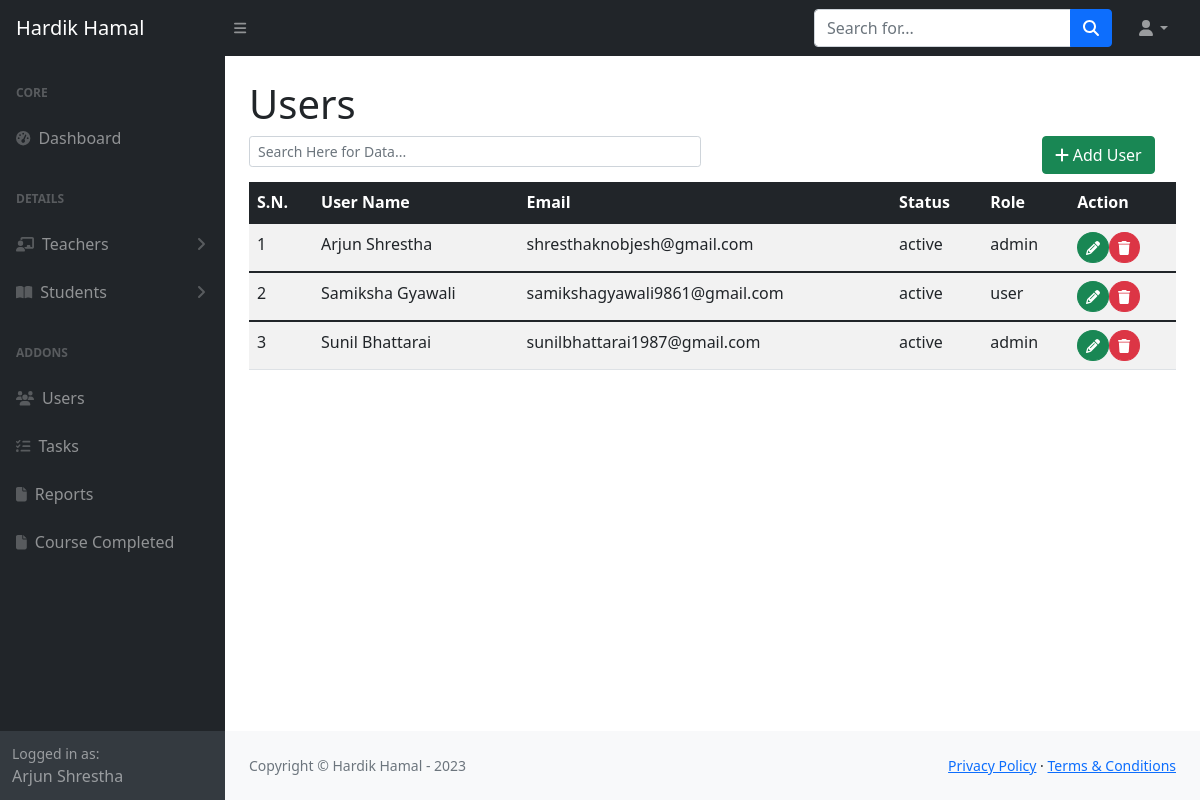
/admin/users.php (signed in), run on the app's committed database.
### tables this page shows
CREATE TABLE `users` (
  `id` int(11) NOT NULL,
  `fname` varchar(100) NOT NULL,
  `email` varchar(100) NOT NULL,
  `password` varchar(100) NOT NULL,
  `status` enum('active','inactive') DEFAULT 'inactive',
  `role` enum('admin','user') DEFAULT 'user',
  `created_at` datetime DEFAULT current_timestamp(),
  `updated_at` datetime DEFAULT NULL ON UPDATE current_timestamp()
);

### admin/users.php (the view, shortened to what this page needs)
<?php
    require_once 'inc/header.php';
    require_once 'inc/topbar.php';
    require_once 'inc/sidebar.php';
?>
            <div id="layoutSidenav_content">
                <main>
                    <div class="container-fluid px-4">
                        <h1 class="mt-4">Users</h1>
                        <div class="row">
                        <div class="col-md-6 me-auto"><input type="text" id="myInput" class="form-control form-control-sm" placeholder="Search Here for Data..."></div>
                            <div class="col-md-2 ms-auto"><a href="adduser.php" class="btn btn-success mb-2"><i class="fa fa-plus"></i> Add User</a></div>
                        </div>
                        <table class="table table-striped">
                            <thead>
                                <tr class="table-dark">
                                    <th>S.N.</th>
                                    <th>User Name</th>
                                    <th>Email</th>
                                    <th>Status</th>
                                    <th>Role</th>
                                    <th>Action</th>
                                </tr>
                            </thead>
                            <?php
                                $sql = "SELECT * FROM users";
                                $result = mysqli_query($conn,$sql);
                                $i = 1;
                                if(mysqli_num_rows($result) >= 1){
                                    while($rows = mysqli_fetch_assoc($result)){
                                        ?>
                                            <tbody id="myTable">
                                                <tr>
                                                    <td><?php echo $i ?></td>
                                                    <td><?php echo $rows['fname'] ?></td>
                                                    <td><?php echo $rows['email'] ?></td>
                                                    <td><?php echo $rows['status'] ?></td>
                                                    <td><?php echo $rows['role'] ?></td>
                                                    <td><a href="userupdate.php?id=<?php echo $rows['id'] ?>" class="btn btn-success btn-sm rounded-circle"><i class="fa fa-pencil"></i></a><a onclick="return confirm('Are you sure you wanna delete?')" href="process/userdelete.php?id=<?php echo $rows['id'] ?>" class="btn btn-danger btn-sm rounded-circle"><i class="fa fa-trash"></i></a></td>
                                                </tr>
                                            </tbody>
                                        <?php
                                        $i++;
                                    }
                                }else {
                                    ?>
                                    <tr>
                                        <td colspan="6">Data Not Found.</td>
                                    </tr>
                                    <?php
                                }
                            ?>
                        </table>
                    </div>
                </main>
<?php
    require_once 'inc/footer.php';
?>

### data on the page
users: fname "Arjun Shrestha", email "shresthaknobjesh@gmail.com", status "active", role "admin"
users: fname "Samiksha Gyawali", email "samikshagyawali9861@gmail.com", status "active", role "user"
users: fname "Sunil Bhattarai", email "sunilbhattarai1987@gmail.com", status "active", role "admin"

### other printed values
$_SESSION['fname'] "Arjun Shrestha"
